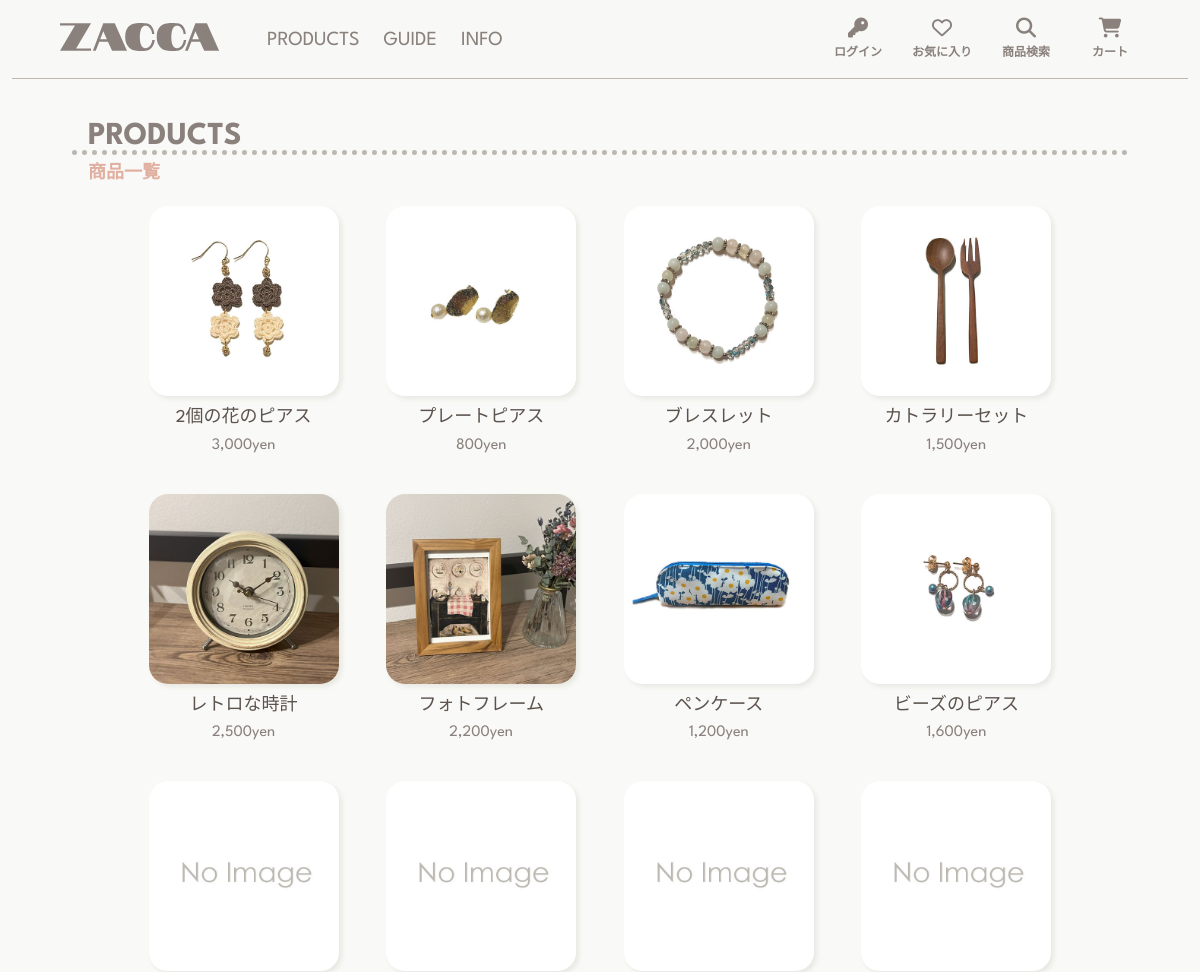
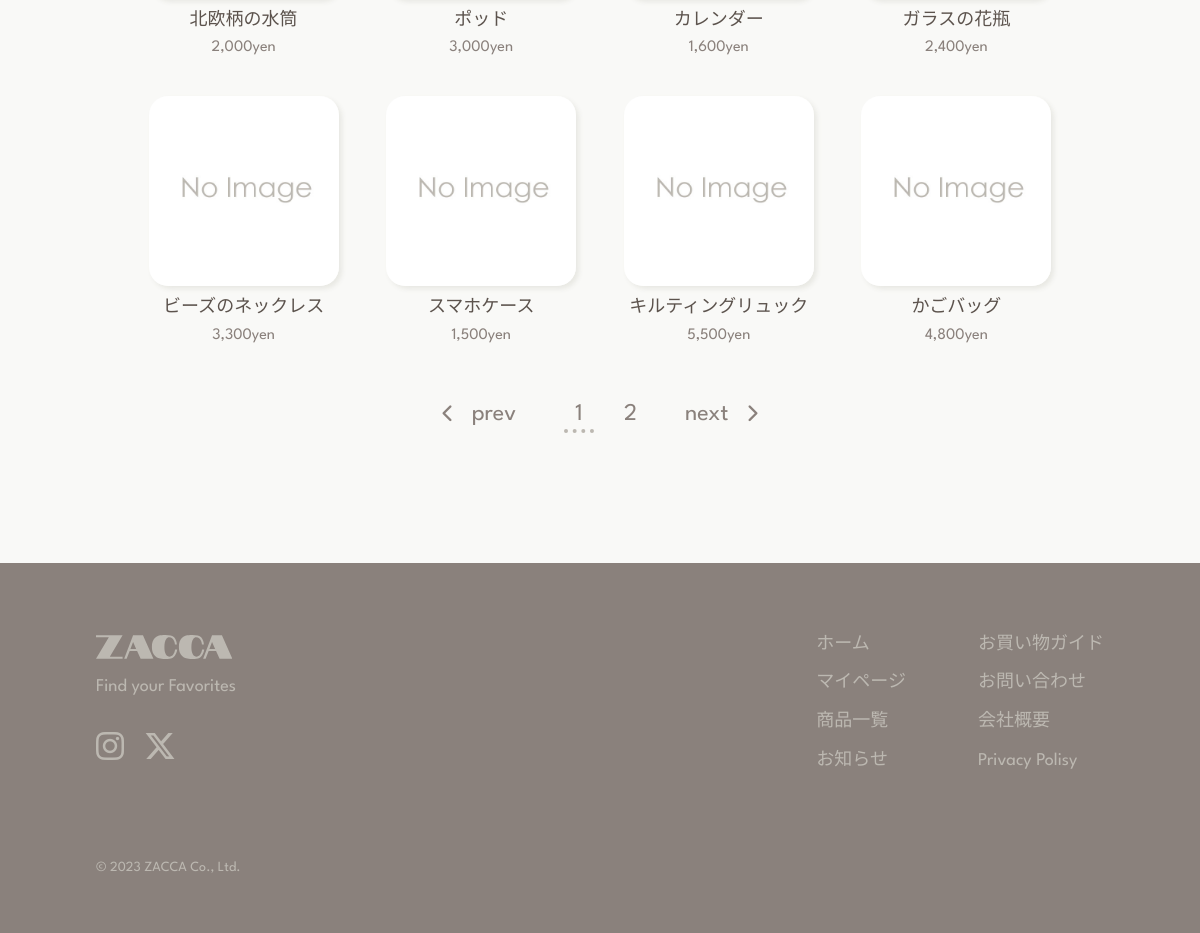
Page /product_list.php?name=list&page=1 on the committed database (2 pictures, top to bottom).
### tables this page shows
CREATE TABLE `products` (
  `product_id` int(11) NOT NULL,
  `product_name` varchar(50) NOT NULL,
  `product_price` int(6) NOT NULL,
  `product_description` text DEFAULT NULL,
  `product_img_num` int(2) NOT NULL DEFAULT 0,
  `pickup` int(1) NOT NULL DEFAULT 0,
  `category_id` int(2) NOT NULL,
  `created_at` datetime NOT NULL
);

### product_list.php (called while the page is built, shortened)
<?php
require_once('helper/db_helper.php');
$dbh = get_db_connect();
if (isset($_GET['name']) && isset($_GET['page'])) {
  $name = $_GET['name'];
  $page = (int)$_GET['page'];
  switch ($name) {
    case 'list':
      $title_h1 = 'PRODUCTS';
      $sub_title = '商品一覧';
      $list = get_new_arrival_data($dbh);
      break;
  }
} else {
  redirect('product_list.php?name=list&page=1');
}
$length = count($list);
$pagenum = floor($length / 16) + 1;
$left = 16 * ($page - 1);
if ($left + 16 > $length) {
  $right = $length;
} else {
  $right = $left + 16;
}
include_once('views/product_list_view.php');

### helper/db_helper.php (called while the page is built, shortened)
<?php
function get_product_data($dbh, $product_id)
{
  $sql = "SELECT * FROM products WHERE product_id = :product_id";
  $stmt = $dbh->prepare($sql);
  $stmt->bindValue(':product_id', $product_id, PDO::PARAM_INT);
  $stmt->execute();
  $data = $stmt->fetch(PDO::FETCH_ASSOC);
  return $data;
}
function get_image($dbh, $id)
{
  $product = get_product_data($dbh, $id);
  if ($product['product_img_num'] > 0) {
    return $product['product_id'] . '_1.jpg';
  } else {
    return 'no_image.jpg';
  }
}
function get_new_arrival_data($dbh)
{
  $sql = "SELECT * FROM products ORDER BY created_at ASC";
  $stmt = $dbh->prepare($sql);
  $stmt->execute();
  $data = $stmt->fetchAll(PDO::FETCH_ASSOC);
  return $data;
}

### views/product_list_view.php (the view, shortened to what this page needs)
<?php include_once('views/components/header.php'); ?>
<main id="main" class="main">
  <div class="container">
    <section>
      <h1 data-title="<?= $sub_title ?>"><?= $title_h1 ?></h1>
      <?php if (empty($list)) : ?>
        <p class="empty">該当商品はありません</p>
      <?php else : ?>
        <ul class="product-list">
          <?php for ($i = $left; $i < $right; $i++) : ?>
            <li>
              <a href="product.php?id=<?= $list[$i]['product_id']; ?>">
                <img src="img/<?= get_image($dbh, $list[$i]['product_id']) ?>" alt="<?= $list[$i]['product_name']; ?>">
                <p><?= $list[$i]['product_name']; ?><br><span><?= number_format($list[$i]['product_price']); ?>yen</span></p>
              </a>
            </li>
          <?php endfor; ?>
        </ul>
        <div class="page-nav">
          <?php if (isset($category_id)) : ?>
            <a href="product_list.php?name=<?= $name ?>&page=<?= max($page - 1, 1); ?>&id=<?= $category_id ?>"><i class="fa-solid fa-chevron-left"></i>prev</a>
            <ul>
              <?php for ($i = 0; $i < $pagenum; $i++) : ?>
                <?php if ($i + 1 == $page) : ?>
                  <li class="page-nav-now"><a href="product_list.php?name=<?= $name; ?>&page=<?= $i + 1 ?>&id=<?= $category_id ?>"><?= $i + 1; ?></a></li>
                <?php else : ?>
                  <li><a href="product_list.php?name=<?= $name; ?>&page=<?= $i + 1 ?>&id=<?= $category_id ?>"><?= $i + 1; ?></a></li>
                <?php endif; ?>
              <?php endfor; ?>
            </ul>
            <a href="product_list.php?name=<?= $name ?>&page=<?= min($page + 1, $pagenum); ?>&id=<?= $category_id ?>">next<i class="fa-solid fa-chevron-right"></i></a>
          <?php else : ?>
            <a href="product_list.php?name=<?= $name ?>&page=<?= max($page - 1, 1); ?>"><i class="fa-solid fa-chevron-left"></i>prev</a>
            <ul>
              <?php for ($i = 0; $i < $pagenum; $i++) : ?>
                <?php if ($i + 1 == $page) : ?>
                  <li class="page-nav-now"><a href="product_list.php?name=<?= $name; ?>&page=<?= $i + 1 ?>"><?= $i + 1; ?></a></li>
                <?php else : ?>
                  <li><a href="product_list.php?name=<?= $name; ?>&page=<?= $i + 1 ?>"><?= $i + 1; ?></a></li>
                <?php endif; ?>
              <?php endfor; ?>
            </ul>
            <a href="product_list.php?name=<?= $name ?>&page=<?= min($page + 1, $pagenum); ?>">next<i class="fa-solid fa-chevron-right"></i></a>
          <?php endif; ?>
        </div>
      <?php endif; ?>
    </section>
  </div>
</main>
<?php include_once('views/components/footer.php'); ?>
</body>
</html>

### css/style.css (style rules this page uses)
:root { --darkbrown: #5c534d; --brown: #8a817c; --lightbrown: #bcb8b1; --beige: #f9f9f7; --pink: #e0afa0; --white: #ffffff; --shadow: #e8e8e3; --shadowMV: #a19e8f; --footerbutton-color: var(--lightbrown); --footerbutton-background: transparent; --modal_top: 0; }
*, *::before, *::after { box-sizing: border-box; }
html { scroll-behavior: smooth; }
body { background-color: var(--beige); font-family: "League Spartan", "Century Gothic", "Avenir", "Zen Kaku Gothic New", sans-serif; -webkit-text-size-adjust: 100%; position: relative; min-height: 100vh; }
.container { margin: 0 30px; }
h1 { font-size: 24px; padding-left: 8px; margin: 0 0 24px; color: var(--brown); font-weight: bold; position: relative; }
h1:before { border-top: 3.5px dotted var(--lightbrown); bottom: 18px; content: ""; display: block; height: 1px; width: 100%; position: absolute; left: 0; }
h1:after { font-size: 12px; margin-top: 6px; content: attr(data-title); color: var(--pink); display: block; }
p { color: var(--darkbrown); margin: 0; padding-bottom: 0; }
ul { margin: 0; padding-left: 0; list-style: none; }
a { text-decoration: none; color: var(--brown); transition: 0.5s; -webkit-tap-highlight-color: transparent; cursor: pointer; }
.product-list { display: grid; grid-template-columns: 1fr 1fr; gap: 18px 0; width: 90%; margin: 0 auto 24px; }
.product-list img { width: 90%; border-radius: 10%; margin: 0 auto; display: block; box-shadow: 1px 1px 3px var(--shadow); }
.product-list p { text-align: center; margin: 8px; font-size: 13px; }
.product-list span { display: block; margin-top: 3px; color: var(--brown); font-size: 12px; }
.page-nav { font-size: 16px; display: flex; margin: 0 auto; width: fit-content; }
.page-nav ul { display: flex; flex-wrap: wrap; margin: 0 36px; }
.page-nav li { text-align: center; }
.page-nav li + li { margin-left: 20px; }
.page-nav i { color: var(--brown); font-size: 12px; padding: 0 10px; }
.page-nav-now::after { border-top: 3.5px dotted var(--lightbrown); width: 24px; height: 1px; content: ""; display: block; }
section:first-child { padding-top: 72px; }
section { padding-top: 64px; }
section:last-child { padding-bottom: 560px; }

### css/tablet.css (style rules this page uses)
@media screen and (min-width: 48em) { .container { margin: 0 48px; } }
@media screen and (min-width: 48em) { h1 { font-size: 28px; padding-left: 12px; margin: 0 0 30px; } }
@media screen and (min-width: 48em) { h1:before { border-top: 4px dotted var(--lightbrown); bottom: 22px; } }
@media screen and (min-width: 48em) { h1::after { font-size: 14px; margin-top: 7px; } }
@media screen and (min-width: 48em) { .product-list { display: grid; grid-template-columns: 1fr 1fr 1fr 1fr; gap: 20px 0; width: 90%; margin: 36px auto; } }
@media screen and (min-width: 48em) { .product-list img { width: 80%; border-radius: 10%; margin: 0 auto; display: block; box-shadow: 3px 3px 5px var(--shadow); } }
@media screen and (min-width: 48em) { .product-list p { margin-top: 10px; font-size: 14px; } }
@media screen and (min-width: 48em) { .product-list span { margin-top: 4px; font-size: 13px; } }
@media screen and (min-width: 48em) { .page-nav { font-size: 20px; margin: 64px auto; } }
@media screen and (min-width: 48em) { .page-nav ul { margin: 0 36px; } }
@media screen and (min-width: 48em) { .page-nav li + li { margin-left: 24px; } }
@media screen and (min-width: 48em) { .page-nav i { font-size: 14px; padding: 0 16px; } }
@media screen and (min-width: 48em) { .page-nav-now::after { border-top: 4px dotted var(--lightbrown); width: 24px; } }
@media screen and (min-width: 48em) { section:first-child { padding-top: 84px; } }
@media screen and (min-width: 48em) { section { padding-top: 72px; } }
@media screen and (min-width: 48em) { section:last-child { padding-bottom: 440px; } }

### rows in the picture
products: shows a picture, product_name "2個の花のピアス", product_price "3,000"
products: shows a picture, product_name "プレートピアス", product_price "800"
products: shows a picture, product_name "ブレスレット", product_price "2,000"
products: shows a picture, product_name "カトラリーセット", product_price "1,500"
products: shows a picture, product_name "レトロな時計", product_price "2,500"
products: shows a picture, product_name "フォトフレーム", product_price "2,200"
products: shows a picture, product_name "ペンケース", product_price "1,200"
products: shows a picture, product_name "ビーズのピアス", product_price "1,600"
products: product_name "北欧柄の水筒", product_price "2,000"
products: product_name "ポッド", product_price "3,000"
products: product_name "カレンダー", product_price "1,600"
products: product_name "ガラスの花瓶", product_price "2,400"
products: product_name "ビーズのネックレス", product_price "3,300"
products: product_name "スマホケース", product_price "1,500"
products: product_name "キルティングリュック", product_price "5,500"
products: product_name "かごバッグ", product_price "4,800"

### other values in the picture
$title_h1 "PRODUCTS"
